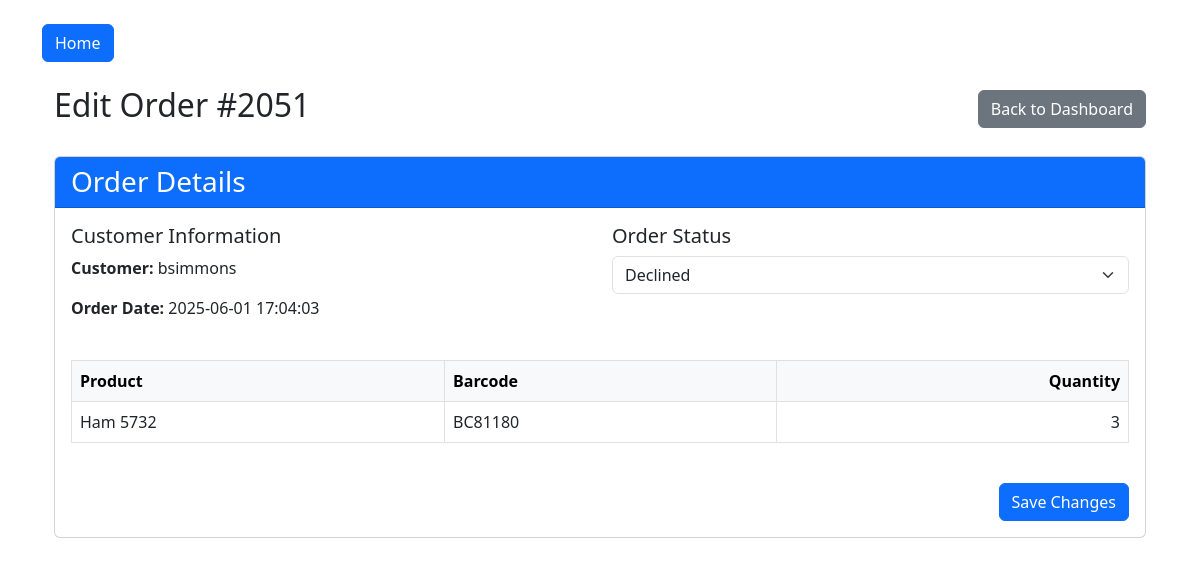
The app's page /edit-order/2051 (signed in) with its own data.
### tables this page shows
CREATE TABLE sales_orders (
        id INTEGER PRIMARY KEY AUTOINCREMENT,
        customer_id INTEGER,
        order_data TEXT,
        status TEXT DEFAULT 'Pending',
        created_at TIMESTAMP DEFAULT CURRENT_TIMESTAMP,
        FOREIGN KEY(customer_id) REFERENCES users(id)
        );

CREATE TABLE users (
            id INTEGER PRIMARY KEY AUTOINCREMENT,
            username TEXT UNIQUE NOT NULL,
            password TEXT NOT NULL,
            role TEXT NOT NULL
        );

CREATE TABLE products (id INTEGER PRIMARY KEY AUTOINCREMENT, name TEXT NOT NULL UNIQUE, barcode TEXT UNIQUE NOT NULL, quantity INTEGER DEFAULT 0, location TEXT);

### app.py (the view, shortened to what this page needs)
@app.route('/edit-order/<int:order_id>', methods=['GET', 'POST'])
def edit_order(order_id):
    if 'user_id' not in session or session['role'] != 'admin':
        return redirect(url_for('login'))
    conn = get_db_connection()
    order = conn.execute('''
        SELECT sales_orders.*, users.username
        FROM sales_orders
        LEFT JOIN users ON sales_orders.customer_id = users.id
        WHERE sales_orders.id = ?
    ''', (order_id,)).fetchone()
    if not order:
        conn.close()
        flash('Order not found', 'error')
        return redirect(url_for('dashboard'))
    order_items = []
    try:
        order_data = json.loads(order['order_data'])
        for barcode, details in order_data.items():
            product = conn.execute('SELECT * FROM products WHERE barcode = ?',
                                 (barcode,)).fetchone()
            if product:
                order_items.append({
                    'product_id': product['id'],
                    'name': product['name'],
                    'barcode': barcode,
                    'quantity': details['quantity']
                })
    except:
        pass
    conn.close()
    return render_template('edit_order.html',
                          order=order,
                          items=order_items)

### app.py (called while the page is built)
def get_db_connection():
    conn = sqlite3.connect('database.db')
    conn.row_factory = sqlite3.Row
    return conn

### templates/edit_order.html (shortened to what this page needs)
{% extends "base.html" %}
{% block content %}
<div class="container mt-4">
    <div class="d-flex justify-content-between align-items-center">
        <h2>Edit Order #{{ order['id'] }}</h2>
        <a href="{{ url_for('dashboard') }}" class="btn btn-secondary">Back to Dashboard</a>
    </div>
    <div class="card mt-4">
        <div class="card-header bg-primary text-white">
            <h3 class="mb-0">Order Details</h3>
        </div>
        <div class="card-body">
            <form method="POST">
                <div class="row mb-4">
                    <div class="col-md-6">
                        <h5>Customer Information</h5>
                        <p><strong>Customer:</strong> {{ order['username'] }}</p>
                        <p><strong>Order Date:</strong> {{ order['created_at'] }}</p>
                    </div>
                    <div class="col-md-6">
                        <h5>Order Status</h5>
                        <select name="status" class="form-select" required>
                            <option value="Declined" {% if order['status'] == 'Declined' %}selected{% endif %}>Declined</option>
                        </select>
                    </div>
                </div>
                <div class="table-responsive">
                    <table class="table table-bordered">
                        <thead class="table-light">
                            <tr>
                                <th>Product</th>
                                <th>Barcode</th>
                                <th class="text-end">Quantity</th>
                            </tr>
                        </thead>
                        <tbody>
                            {% for item in items %}
                            <tr>
                                <td>{{ item.name }}</td>
                                <td>{{ item.barcode }}</td>
                                <td class="text-end">{{ item.quantity }}</td>
                            </tr>
                            {% endfor %}
                        </tbody>
                    </table>
                </div>
                <div class="mt-4 text-end">
                    <button type="submit" class="btn btn-primary">Save Changes</button>
                </div>
            </form>
        </div>
    </div>
</div>
{% endblock %}

### records on screen
sales_orders: id "2051", created_at "2025-06-01 17:04:03", status "Declined"
users: username "bsimmons"
products: name "Ham 5732", barcode "BC81180", quantity "3"
